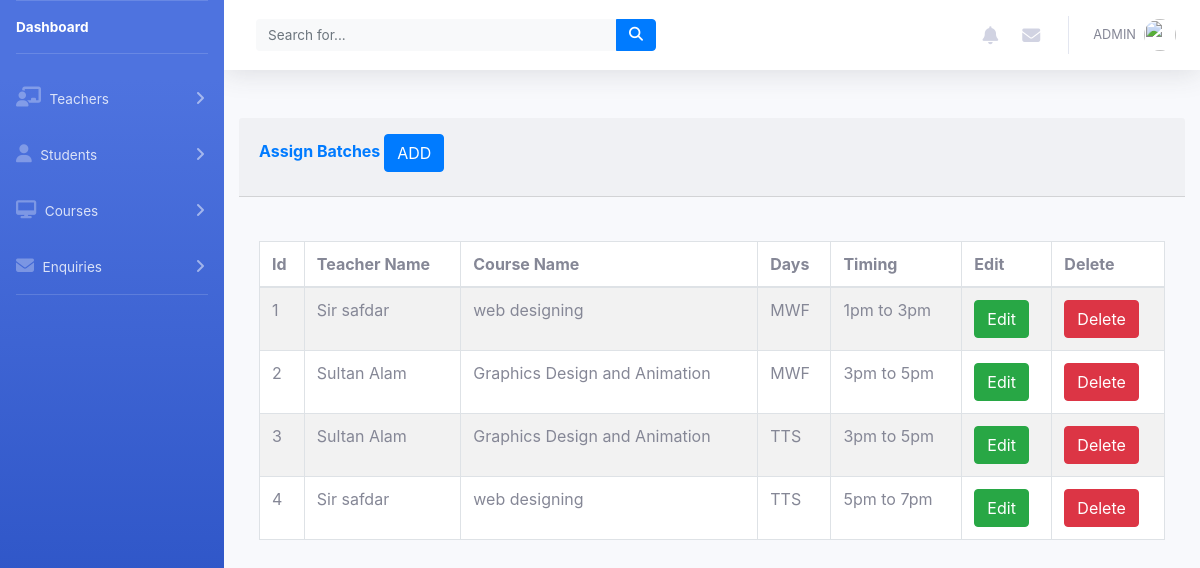
/Admin/assigendcourses.php, run on the app's committed database.
### tables this page shows
CREATE TABLE `batch` (
  `id` int(11) NOT NULL,
  `days` varchar(11) NOT NULL,
  `time` varchar(30) NOT NULL,
  `teachers` int(11) DEFAULT NULL,
  `courses` int(11) DEFAULT NULL
);

CREATE TABLE `teachers` (
  `id` int(11) NOT NULL,
  `name` varchar(50) NOT NULL,
  `email` varchar(50) NOT NULL,
  `phone` varchar(50) NOT NULL,
  `address` varchar(50) NOT NULL,
  `qualification` varchar(50) NOT NULL,
  `experience` varchar(50) NOT NULL,
  `dob` date NOT NULL,
  `doj` date NOT NULL,
  `gender` varchar(5) NOT NULL,
  `cnic` varchar(50) NOT NULL,
  `image` varchar(50) NOT NULL
);

CREATE TABLE `courses` (
  `id` int(11) NOT NULL,
  `cname` varchar(50) NOT NULL,
  `duration` varchar(50) NOT NULL,
  `fess` int(11) NOT NULL,
  `img` varchar(50) NOT NULL,
  `description` varchar(50) NOT NULL
);

### Admin/assigendcourses.php (the view, shortened to what this page needs)
<?php
include('../connection.php');
include('includes/links.php');
include('includes/header.php');
include('includes/sidebar.php');
?>
<!DOCTYPE html>
<html lang="en">
<head>
</head>
<body>
    <div class="container mt-5">
        <div class="row">
            <div class="col-md-12">
                <div class="card-shadow mb-4">
                    <div class="card-header py-3">
                        <h6 class="m0 font-weight-bold text-primary">Assign Batches
                            <button type="submit" class="btn btn-primary" data-toggle="modal" data-target="#assigncoursesModal">
                                ADD
                            </button>
                        </h6>
                    </div>
                </div>
                <div class="card-body">
                    <div class="table table-responsive">
                        <table class="table table-bordered table-striped">
                            <thead>
                                <tr>
                                    <th>Id</th>
                                    <th>Teacher Name</th>
                                    <th>Course Name</th>
                                    <th>Days</th>
                                    <th>Timing</th>
                                    <th>Edit</th>
                                    <th>Delete</th>
                                </tr>
                            </thead>
                            <tbody>
                                <?php
                                $query = "SELECT b.id,b.days,b.time,t.name,c.cname
FROM batch b INNER JOIN teachers t ON b.teachers = t.id INNER JOIN courses c ON b.courses = c.id";
                                $result = mysqli_query($connect, $query);
                                while ($row = mysqli_fetch_assoc($result)) {
                                ?>
                                    <tr>
                                        <td><?php echo $row["id"]; ?></td>
                                        <td><?php echo $row["name"]; ?></td>
                                        <td><?php echo $row["cname"]; ?></td>
                                        <td><?php echo $row["days"]; ?></td>
                                        <td><?php echo $row["time"]; ?></td>
                                        <td><a href="editassigncourses.php?id=<?php echo $row["id"]; ?>" class="btn btn-success ">Edit</a></td>
                                <td><a href="delassigncourses.php?id=<?php echo $row["id"]; ?>" class="btn btn-danger ">Delete</a></td>
                                    </tr>
                                <?php
                                }
                                ?>
                            </tbody>
                        </table>
                    </div>
                </div>
            </div>
        </div>
    </div>
</body>
</html>

### data on the page
batch: id "1", teachers.name "Sir safdar", courses.cname "web designing", days "MWF", time "1pm to 3pm"
batch: id "2", teachers.name "Sultan Alam", courses.cname "Graphics Design and Animation", days "MWF", time "3pm to 5pm"
batch: id "3", teachers.name "Sultan Alam", courses.cname "Graphics Design and Animation", days "TTS", time "3pm to 5pm"
batch: id "4", teachers.name "Sir safdar", courses.cname "web designing", days "TTS", time "5pm to 7pm"
